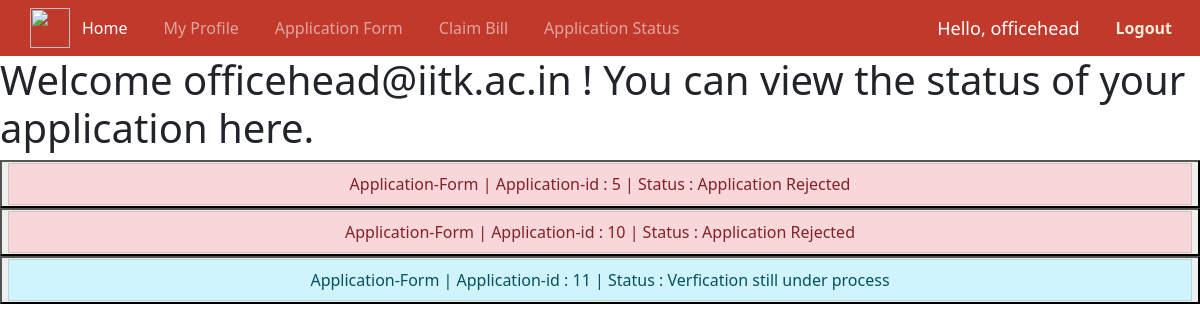
The app's page /application_status (signed in), older data.
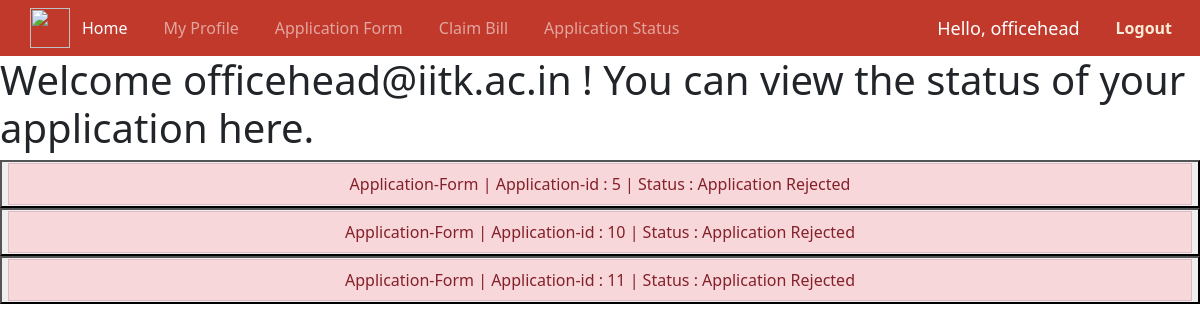
The same page, newer data.
### home/models.py (models this page shows, shortened)
class Application(models.Model):
    profile=models.ForeignKey(User_profile,on_delete=models.CASCADE,related_name="applications")
    block_yr=models.CharField(default='' , max_length=122)
    email=models.EmailField(default='user@iitk.ac.in',max_length=30)
    rollno=models.CharField(default='' , max_length=122)
    basic_pay=models.CharField(default='' , max_length=122)
    Name=models.CharField(default='NA',max_length=122)
    Designation=models.CharField(default='NA',max_length=122)
    section=models.CharField(default='NA',max_length=122)
    avail=models.CharField(default='NA',max_length=122)
    duration=models.CharField(default='' , max_length=122)
    departure=models.CharField(default='' , max_length=122)
    nature=models.CharField(default='NA',max_length=122)
    Purpose=models.CharField(default='NA',max_length=122)
    place=models.CharField(default='NA',max_length=122)
    place1=models.CharField(default='NA',max_length=122)
    address=models.CharField(default='NA',max_length=122)
    mode=models.CharField(default='NA',max_length=122)
    Name1=models.CharField(default='NA',max_length=122)
    Age1=models.CharField(default='NA' , max_length=122)
    Name2=models.CharField(default='NA',max_length=122)
    Age2=models.CharField(default='NA' , max_length=122)
    Name3=models.CharField(default='NA',max_length=122)
    Age3=models.CharField(default='NA' , max_length=122)
    advance=models.CharField(default='NA' , max_length=122)
    REJECTED = 0
    PENDING = -1
    ACCEPTED = 1
    Status = (
        (REJECTED, 'Cancelled'),
        (PENDING, 'Pending for admin approval'),
        (ACCEPTED, 'Request accepted'),
    )
    status = models.IntegerField(choices=Status, default=PENDING)

### home/views.py (the view)
# urls.py: path('application_status',views.status, name="application_status" ),
@login_required
def status(request):
    dt=claimBill.objects.filter(email=request.user.email)
    dt2=Application.objects.filter(email=request.user.email)
    for d in [dt,dt2]:
        for fr in d:
            if fr.status==Application.ACCEPTED:
                fr.status=True
            elif fr.status==Application.REJECTED:
                fr.status=False
            else:
                fr.status=None
    context={
        'user':request.user,
        'claim' : dt,
        'application' : dt2
    }
    return render(request,'status.html',context)

### templates/status.html (shortened to what this page needs)
{% extends 'base.html' %}
{% block body %}
<h1>Welcome {{user.email}} ! You can view the status of your application here.</h1>
<form method="GET">
<ul class="list-group">
{% if application%}
    {% for form in application %}
    <button name="pk" value="{{form.pk}}" formaction="{%url 'application_form'%}" ><li class="list-group-item list-group-item-{{form.status|yesno:"success,danger,info"}}">Application-Form | Application-id : {{form.pk}} | Status : {{form.status|yesno:"Congratulations! Your application is verified,Application Rejected,Verfication still under process"}}</li></button>
    {% endfor %}
    {% endif %}
</ul>
</form>
{% endblock body %}

Row changes from the older to the newer data that the page shows:
changed Application id 11: status "Verfication still under process" → "Application Rejected"
